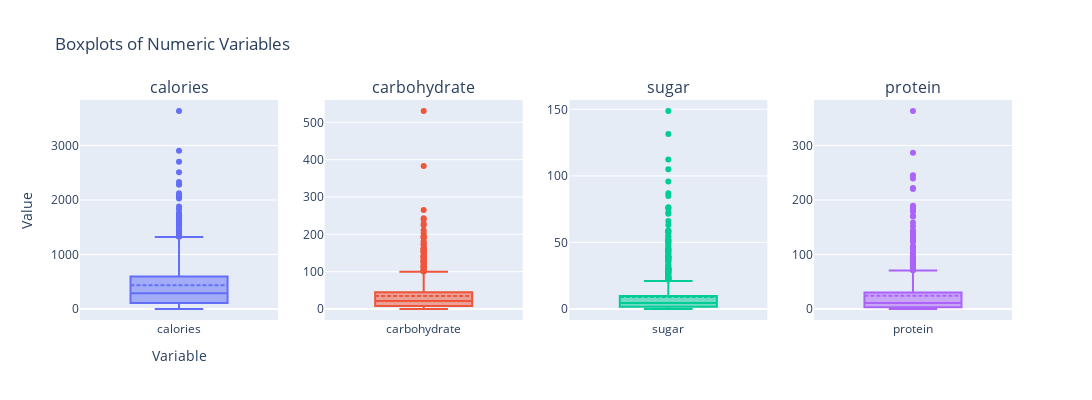

Notebook source saved alongside this figure:
### Markdown cell above
The histplots illustrate a right-skewed distribution in which the majority of recipes have lower nutritional values, especially in terms of calories, indicating a healthier overall trend. However, there are a few recipes with significantly higher nutritional values, suggesting the presence of indulgent or calorie-dense dishes as outliers in the dataset.

### Code cell
# Create subplots for each variable
fig = sp.make_subplots(1, len(numeric_vars), subplot_titles=numeric_vars)

# Iterate through the variables and create individual boxplots in separate subplots
for i, var in enumerate(numeric_vars):
    boxplot = go.Box(y=data[var], name=var, boxmean=True)
    fig.add_trace(boxplot, row=1, col=i + 1)

# Update the layout
fig.update_layout(
    title="Boxplots of Numeric Variables",
    xaxis=dict(title="Variable"),
    yaxis=dict(title="Value"),
    showlegend=False,  # Hide the legend for individual subplots
    height=400,        # Adjust the height of the entire plot
    width=1100         # Adjust the width of the entire plot
)

# Show the plot
fig.show()

### Figure 1 — Plotly figure (JSON) as saved in the notebook; plotly's stock layout.template omitted (floating-point values rounded to 4 significant figures; data arrays with more than 128 entries replaced by an {"elided": "..."} marker saying what was removed)
{"data": [{"boxmean": true, "name": "calories", "type": "box", "xaxis": "x", "y": {"elided": "895 float values"}, "yaxis": "y"}, {"boxmean": true, "name": "carbohydrate", "type": "box", "xaxis": "x2", "y": {"elided": "895 float values"}, "yaxis": "y2"}, {"boxmean": true, "name": "sugar", "type": "box", "xaxis": "x3", "y": {"elided": "895 float values"}, "yaxis": "y3"}, {"boxmean": true, "name": "protein", "type": "box", "xaxis": "x4", "y": {"elided": "895 float values"}, "yaxis": "y4"}], "layout": {"annotations": [{"font": {"size": 16}, "showarrow": false, "text": "calories", "x": 0.1062, "xanchor": "center", "xref": "paper", "y": 1, "yanchor": "bottom", "yref": "paper"}, {"font": {"size": 16}, "showarrow": false, "text": "carbohydrate", "x": 0.3688, "xanchor": "center", "xref": "paper", "y": 1, "yanchor": "bottom", "yref": "paper"}, {"font": {"size": 16}, "showarrow": false, "text": "sugar", "x": 0.6313, "xanchor": "center", "xref": "paper", "y": 1, "yanchor": "bottom", "yref": "paper"}, {"font": {"size": 16}, "showarrow": false, "text": "protein", "x": 0.8938, "xanchor": "center", "xref": "paper", "y": 1, "yanchor": "bottom", "yref": "paper"}], "height": 400, "showlegend": false, "title": {"text": "Boxplots of Numeric Variables"}, "width": 1100, "xaxis": {"anchor": "y", "domain": [0, 0.2125], "title": {"text": "Variable"}}, "xaxis2": {"anchor": "y2", "domain": [0.2625, 0.475]}, "xaxis3": {"anchor": "y3", "domain": [0.525, 0.7375]}, "xaxis4": {"anchor": "y4", "domain": [0.7875, 1]}, "yaxis": {"anchor": "x", "domain": [0, 1], "title": {"text": "Value"}}, "yaxis2": {"anchor": "x2", "domain": [0, 1]}, "yaxis3": {"anchor": "x3", "domain": [0, 1]}, "yaxis4": {"anchor": "x4", "domain": [0, 1]}}}
